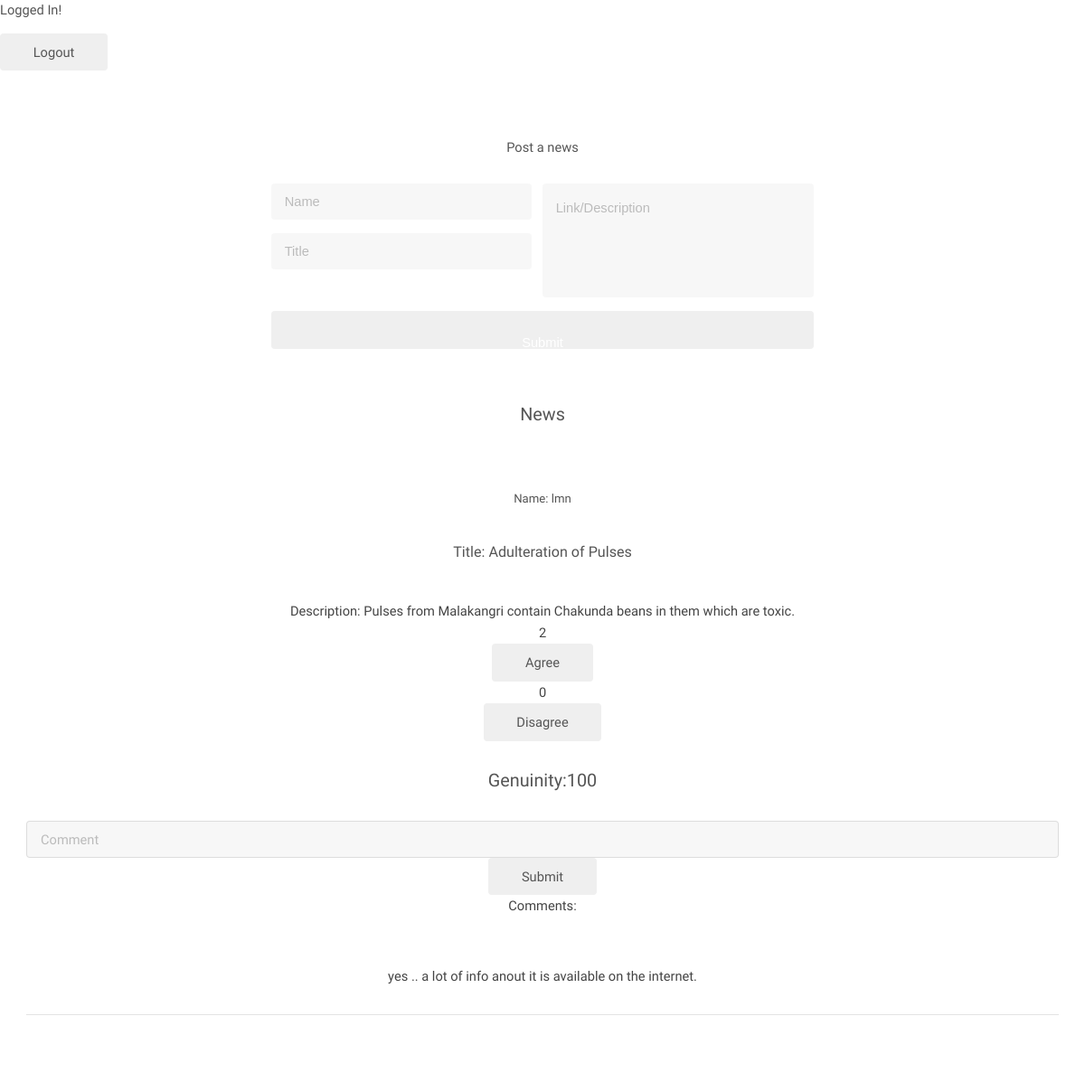
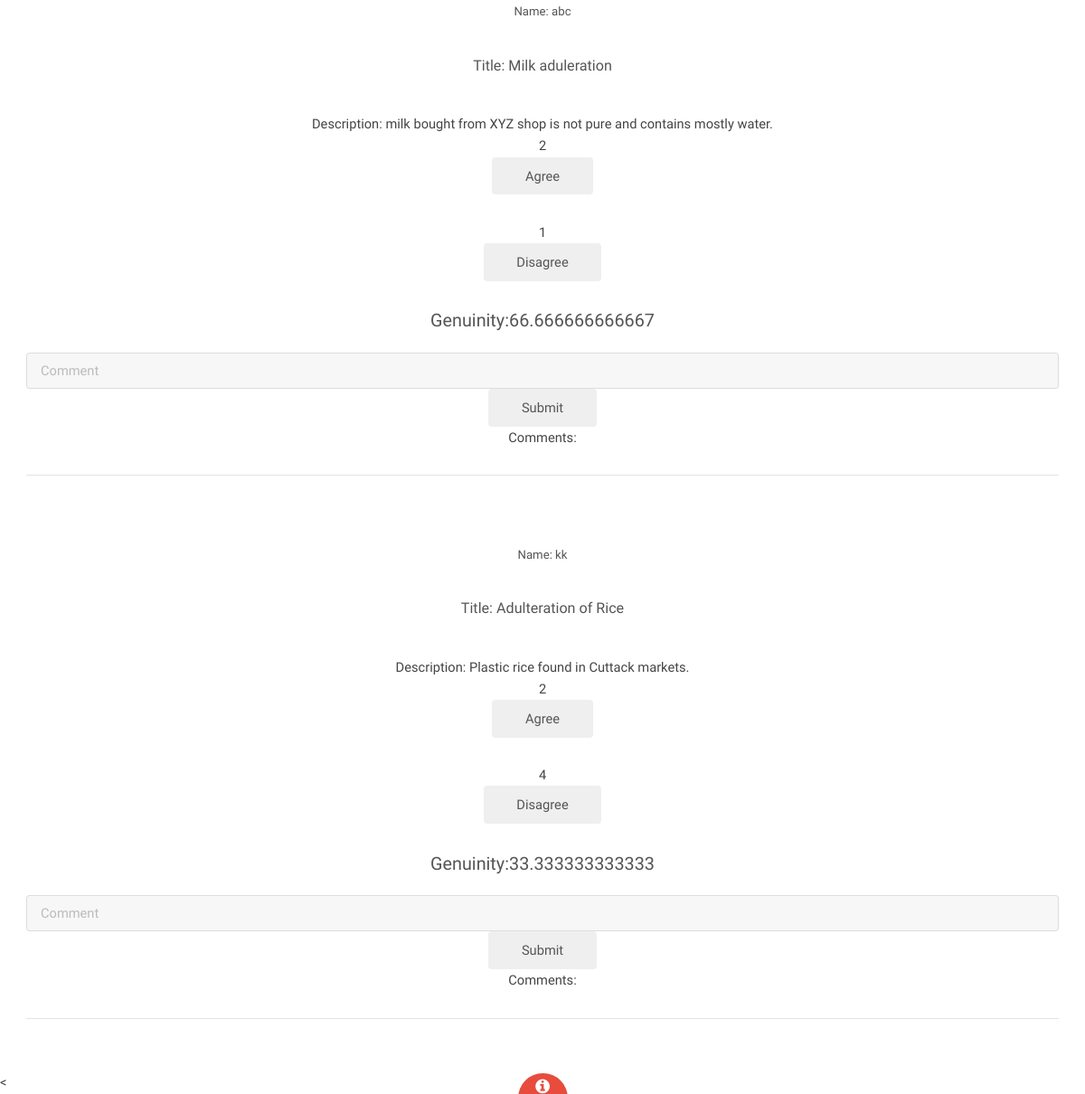
Page /temp/index.php (signed in) on the committed database (2 pictures, top to bottom).
### tables this page shows
CREATE TABLE `post` (
  `postID` int(11) NOT NULL,
  `name` varchar(30) NOT NULL,
  `subject` longtext NOT NULL,
  `description` longtext NOT NULL,
  `agree` int(11) NOT NULL DEFAULT '0',
  `disagree` int(11) NOT NULL DEFAULT '0'
);

### temp/index.php (the view, shortened to what this page needs)
<?php
 $db = mysqli_connect('localhost','root','','social')
 or die('Error123 connecting to MySQL server.');
?>
<html>
	<head>
		<link rel="stylesheet" href="assets/css/main.css" />
	</head>
	<body>
<div>
<h1>Logged In!</h1>
<form method="post" action="logout.php">
    <input type="submit" value="Logout">
</form>
  <div style="text-align:center"  class="form1">
    <h1><br><br>Post a news</h1>
<form class="cf" action="myform.php" method="POST" >
  <div class="half left cf">
    <input type="text" id="input-name" placeholder="Name" name="formName">
    <input type="text" id="input-subject" placeholder="Title" name="formSubject">
  </div>
  <div class="half right cf">
    <textarea  type="text" id="input-message" placeholder="Link/Description" name="formDes"></textarea>
  </div>
  <input type="submit" value="Submit" id="input-submit" name="formSubmit">
</form>
  </div>
 <div id="main" style="text-align:center"  >
   <h3>News</h3>
     <form method="POST">
 <?php
$query = "SELECT * FROM post";
mysqli_query($db, $query) or die('Error querying database.');
$result = mysqli_query($db, $query);
while ($row = mysqli_fetch_array($result)) {
$hundred=100;
$zero = 0;
$varcom=1000-$row['postID'];
$varcom1=2000-$row['postID'];
  $varid=$row['postID'];
$vardel=3000-$row['postID'];
 echo '<br><br><h5>Name: '.$row['name'].'</h5><br> <h4>Title: '.$row['subject'].'</h4><br>Description: ' . $row['description'] . '<br> ' . $row['agree'];
   ?>
   <div class="button-comtainer123">
   <form method="post">
     <div>
 <input type="submit" name="<?php echo $varid; ?>" value="Agree">
 </div>
 </form>
 <?php
 echo  $row['disagree'] ?>
 <form method="post">
   <div>
  <input type="submit" name="<?php echo $vardel; ?>" value="Disagree">
</div>
</form>
<?php
	if($row['agree'] == $zero and $row['disagree'] == $zero){
		echo '<h3>Genuinity:0';
	}
	else{
		echo '<h3>Genuinity:'.$row['agree']/($row['disagree'] + $row['agree']) * $hundred.'</h3>';
	}
?>
</div>
<form  method="post">
    <input type="text" placeholder="Comment" name="<?php echo $varcom1 ?>" >
    <input type="submit" name="<?php echo $varcom ?>" value="Submit" ><br>Comments:
</form>
  <?php
  $qry6="select des from comment where id=1000-'$varcom';";
  $res1=mysqli_query($db,$qry6);
  while($row1=mysqli_fetch_array($res1))
  {
      echo '<br>'.$row1['des'];
  }
echo '<hr>';
}
?>
</form>
</div>
</div>
<<footer id="footer">
				<a href="#" class="info fa fa-info-circle"><span>About</span></a>
			</footer>
	</body>
</html>

### temp/assets/css/main.css (style rules this page uses)
html, body, div, span, applet, object, iframe, h1, h2, h3, h4, h5, h6, p, blockquote, pre, a, abbr, acronym, address, big, cite, code, del, dfn, em, img, ins, kbd, q, s, samp, small, strike, strong, sub, sup, tt, var, b, u, i, center, dl, dt, dd, ol, ul, li, fieldset, form, label, legend, table, caption, tbody, tfoot, thead, tr, th, td, article, aside, canvas, details, embed, figure, figcaption, footer, header, hgroup, menu, nav, output, ruby, section, summary, time, mark, audio, video { margin: 0; padding: 0; border: 0; font-size: 100%; font: inherit; vertical-align: baseline; }
article, aside, details, figcaption, figure, footer, header, hgroup, menu, nav, section { display: block; }
body { line-height: 1; }
body { -webkit-text-size-adjust: none; }
*, *:before, *:after { -moz-box-sizing: border-box; -webkit-box-sizing: border-box; box-sizing: border-box; }
body { background: #fff; }
body { background-color: #fff; color: #444; }
body, input, select, textarea { font-family: "Work Sans", sans-serif; font-size: 13pt; font-weight: 300; line-height: 1.65; }
@media screen and (max-width: 1680px) { body, input, select, textarea { font-size: 11pt; } }
@media screen and (max-width: 1280px) { body, input, select, textarea { font-size: 11pt; } }
a { text-decoration: underline; outline: 0; }
h1, h2, h3, h4, h5, h6 { font-weight: 300; line-height: 1.5; margin: 0 0 1em 0; }
h3 { font-size: 1.35em; }
h4 { font-size: 1.1em; }
h5 { font-size: 0.9em; }
hr { border: 0; border-bottom: solid 1px; margin: 2em 0; }
input, select, textarea { color: #555; }
a { color: #e74c3c; }
h1, h2, h3, h4, h5, h6 { color: #555; }
hr { border-bottom-color: rgba(144, 144, 144, 0.25); }
input[type="submit"], input[type="reset"], input[type="button"], button, .button { -moz-appearance: none; -webkit-appearance: none; -ms-appearance: none; appearance: none; -moz-transition: background-color 0.2s ease-in-out, color 0.2s ease-in-out; -webkit-transition: background-color 0.2s ease-in-out, color 0.2s ease-in-out; -ms-transition: background-color 0.2s ease-in-out, color 0.2s ease-in-out; transition: background-color 0.2s ease-in-out, color 0.2s ease-in-out; border-radius: 4px; border: 0; cursor: pointer; display: inline-block; font-weight: 300; height: 2.85em; line-height: 2.95em; padding: 0 2.5em; text-align: center; text-decoration: none; white-space: nowrap; }
form { margin: 0 0 2em 0; }
input[type="text"], input[type="password"], input[type="email"], select, textarea { -moz-appearance: none; -webkit-appearance: none; -ms-appearance: none; appearance: none; border-radius: 4px; border: none; border: solid 1px; color: inherit; display: block; outline: 0; padding: 0 1em; text-decoration: none; width: 100%; }
input[type="text"], input[type="password"], input[type="email"], select { height: 2.75em; }
textarea { padding: 0.75em 1em; }
input[type="text"], input[type="password"], input[type="email"], select, textarea { background: rgba(144, 144, 144, 0.075); border-color: rgba(144, 144, 144, 0.25); }
#main { padding: 2em; }
#footer { -moz-transition: bottom 0.2s ease; -webkit-transition: bottom 0.2s ease; -ms-transition: bottom 0.2s ease; transition: bottom 0.2s ease; position: fixed; bottom: -20em; color: #FFF; left: 0; width: 100%; text-align: center; z-index: 9999; }
#footer .info { position: relative; display: inline-block; text-decoration: none; border-radius: 50% 50% 0 0; background: #e74c3c; width: 3em; height: 3em; margin-bottom: -1.75em; color: #FFF; font-size: 1.25em; padding-top: .35em; }
*, *:before, *:after { @include box-sizing(border-box); }
.half { float: left; width: 48%; margin-bottom: 1em; }
.right { width: 50%; }
.left { margin-right: 2%; }
.cf:before, .cf:after { content: " "; display: table; }
.cf:after { clear: both; }

### rows in the picture
post: name "lmn", subject "Adulteration of Pulses", description "Pulses from Malakangri contain Chakunda beans in them which are toxic.", agree "2", disagree "0", $row['agree']/($row['disagree'] + $row['agree']) * $hundred "100", des "yes .. a lot of info anout it is available on the internet."
post: name "abc", subject "Milk aduleration", description "milk bought from XYZ shop is not pure and contains mostly water.", agree "2", disagree "1", $row['agree']/($row['disagree'] + $row['agree']) * $hundred "66.666666666667"
post: name "kk", subject "Adulteration of Rice", description "Plastic rice found in Cuttack markets.", agree "2", disagree "4", $row['agree']/($row['disagree'] + $row['agree']) * $hundred "33.333333333333"
